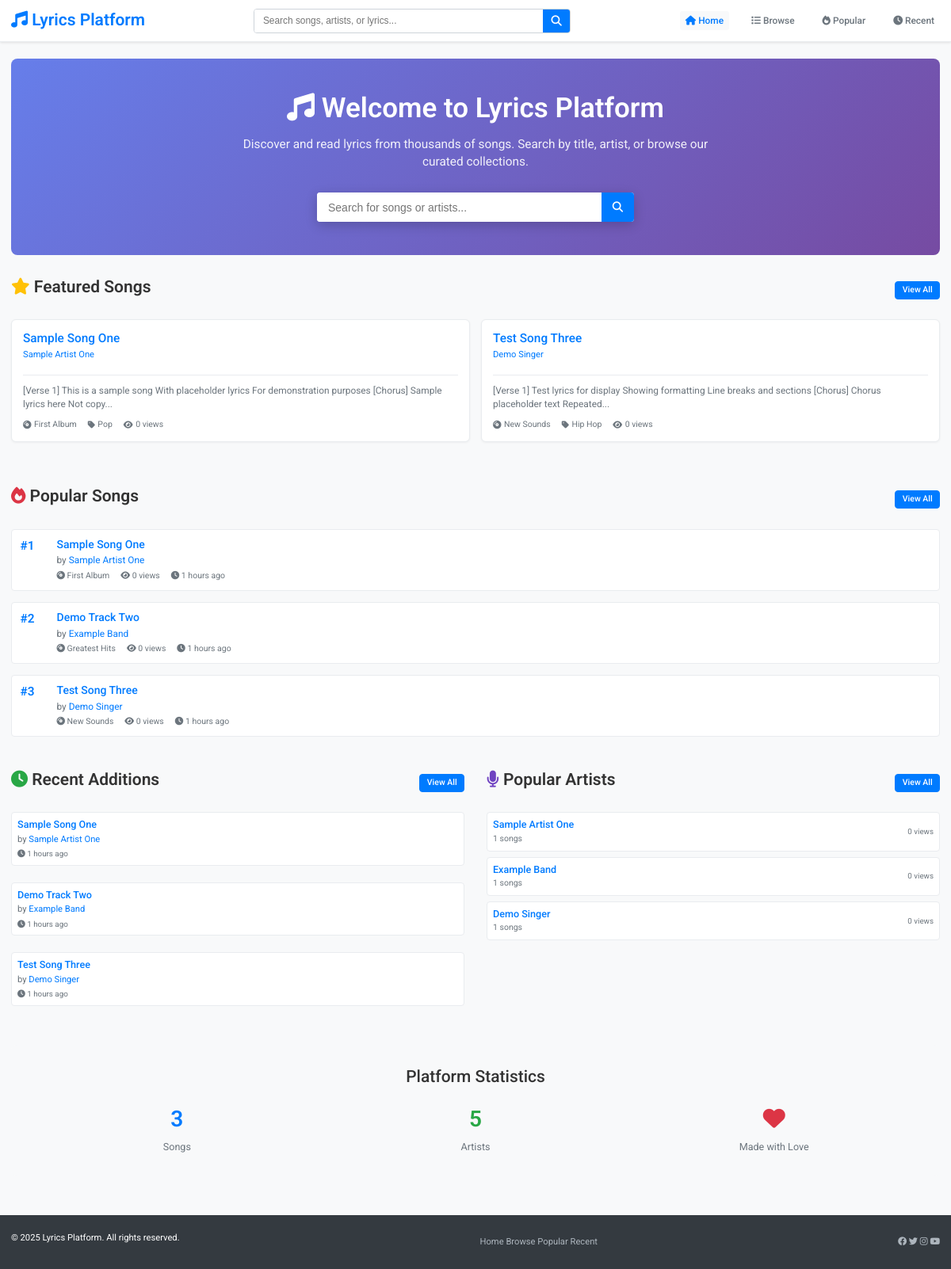
The page / on the database its author committed.
### tables this page shows
CREATE TABLE songs (
    id INT PRIMARY KEY AUTO_INCREMENT,
    title VARCHAR(255) NOT NULL,
    artist_id INT NOT NULL,
    album_id INT DEFAULT NULL,
    genre_id INT DEFAULT NULL,
    lyrics TEXT NOT NULL,
    duration TIME DEFAULT NULL,
    track_number INT DEFAULT NULL,
    release_year YEAR DEFAULT NULL,
    language VARCHAR(50) DEFAULT 'English',
    is_explicit BOOLEAN DEFAULT FALSE,
    is_featured BOOLEAN DEFAULT FALSE,
    view_count INT DEFAULT 0,
    status ENUM('draft', 'published', 'archived') DEFAULT 'published',
    created_at TIMESTAMP DEFAULT CURRENT_TIMESTAMP,
    updated_at TIMESTAMP DEFAULT CURRENT_TIMESTAMP ON UPDATE CURRENT_TIMESTAMP,
    FOREIGN KEY (artist_id) REFERENCES artists(id) ON DELETE CASCADE,
    FOREIGN KEY (album_id) REFERENCES albums(id) ON DELETE SET NULL,
    FOREIGN KEY (genre_id) REFERENCES genres(id) ON DELETE SET NULL,
    INDEX idx_song_title (title),
    INDEX idx_song_artist (artist_id),
    INDEX idx_song_album (album_id),
    INDEX idx_song_genre (genre_id),
    INDEX idx_song_status (status),
    INDEX idx_song_views (view_count DESC),
    INDEX idx_song_created (created_at DESC),
    FULLTEXT idx_song_search (title, lyrics)
);

CREATE TABLE artists (
    id INT PRIMARY KEY AUTO_INCREMENT,
    name VARCHAR(255) NOT NULL UNIQUE,
    bio TEXT DEFAULT NULL,
    country VARCHAR(100) DEFAULT NULL,
    website VARCHAR(255) DEFAULT NULL,
    image_url VARCHAR(500) DEFAULT NULL,
    created_at TIMESTAMP DEFAULT CURRENT_TIMESTAMP,
    updated_at TIMESTAMP DEFAULT CURRENT_TIMESTAMP ON UPDATE CURRENT_TIMESTAMP,
    INDEX idx_artist_name (name)
);

CREATE TABLE albums (
    id INT PRIMARY KEY AUTO_INCREMENT,
    title VARCHAR(255) NOT NULL,
    artist_id INT NOT NULL,
    genre_id INT DEFAULT NULL,
    release_year YEAR DEFAULT NULL,
    cover_image VARCHAR(500) DEFAULT NULL,
    total_tracks INT DEFAULT NULL,
    created_at TIMESTAMP DEFAULT CURRENT_TIMESTAMP,
    updated_at TIMESTAMP DEFAULT CURRENT_TIMESTAMP ON UPDATE CURRENT_TIMESTAMP,
    FOREIGN KEY (artist_id) REFERENCES artists(id) ON DELETE CASCADE,
    FOREIGN KEY (genre_id) REFERENCES genres(id) ON DELETE SET NULL,
    INDEX idx_album_title (title),
    INDEX idx_album_artist (artist_id),
    INDEX idx_album_year (release_year)
);

CREATE TABLE genres (
    id INT PRIMARY KEY AUTO_INCREMENT,
    name VARCHAR(100) NOT NULL UNIQUE,
    description TEXT DEFAULT NULL,
    created_at TIMESTAMP DEFAULT CURRENT_TIMESTAMP,
    INDEX idx_genre_name (name)
);

### index.php (the view, shortened to what the rows shown need)
<?php
include 'includes/header.php';
$songModel = new Song($db);
$artistModel = new Artist($db);
$featuredSongs = $songModel->getFeaturedSongs(6);
$popularSongs = $songModel->getPopularSongs(8);
$recentSongs = $songModel->getRecentSongs(8);
$popularArtists = $artistModel->getPopularArtists(6);
?>
<section class="hero-section" style="background: linear-gradient(135deg, #667eea 0%, #764ba2 100%); color: white; padding: 3rem 0; margin-bottom: 2rem; border-radius: 8px;">
    <div style="text-align: center; max-width: 600px; margin: 0 auto;">
        <h1 style="font-size: 2.5rem; margin-bottom: 1rem; font-weight: 600;">
            <i class="fas fa-music"></i> Welcome to <?php echo SITE_NAME; ?>
        </h1>
    </div>
</section>
<?php if (!empty($featuredSongs)): ?>
<section class="featured-section" style="margin-bottom: 3rem;">
    <div class="section-header" style="display: flex; justify-content: space-between; align-items: center; margin-bottom: 1.5rem;">
        <h2 style="color: #333; font-weight: 600;">
            <i class="fas fa-star" style="color: #ffc107;"></i> Featured Songs
        </h2>
    </div>
    <div class="songs-grid" style="display: grid; grid-template-columns: repeat(auto-fit, minmax(300px, 1fr)); gap: 1rem;">
        <?php foreach ($featuredSongs as $song): ?>
            <div class="song-card card">
                <div class="card-header">
                    <h3 class="card-title">
                        <a href="<?php echo SITE_URL; ?>/song/<?php echo $song['id']; ?>/<?php echo createSlug($song['title']); ?>">
                            <?php echo sanitize($song['title']); ?>
                        </a>
                    </h3>
                    <p class="card-subtitle">
                        <a href="<?php echo SITE_URL; ?>/artist/<?php echo $song['artist_id']; ?>/<?php echo createSlug($song['artist_name']); ?>">
                            <?php echo sanitize($song['artist_name']); ?>
                        </a>
                    </p>
                </div>
                <div class="card-content">
                    <p style="color: #6c757d; font-size: 0.85rem; line-height: 1.4;">
                        <?php echo truncateText(strip_tags($song['lyrics']), 120); ?>
                    </p>
                </div>
                <div class="card-meta">
                    <?php if ($song['album_title']): ?>
                        <span><i class="fas fa-compact-disc"></i> <?php echo sanitize($song['album_title']); ?></span>
                    <?php endif; ?>
                    <?php if ($song['genre_name']): ?>
                        <span><i class="fas fa-tag"></i> <?php echo sanitize($song['genre_name']); ?></span>
                    <?php endif; ?>
                    <span><i class="fas fa-eye"></i> <?php echo number_format($song['view_count']); ?> views</span>
                </div>
            </div>
        <?php endforeach; ?>
    </div>
</section>
<?php endif; ?>
<section class="popular-section" style="margin-bottom: 3rem;">
    <div class="section-header" style="display: flex; justify-content: space-between; align-items: center; margin-bottom: 1.5rem;">
        <h2 style="color: #333; font-weight: 600;">
            <i class="fas fa-fire" style="color: #dc3545;"></i> Popular Songs
        </h2>
    </div>
    <div class="song-list">
        <?php foreach ($popularSongs as $index => $song): ?>
            <div class="song-item">
                <div class="song-rank" style="font-weight: 600; color: #007bff; margin-right: 1rem; font-size: 1.1rem;">
                    #<?php echo $index + 1; ?>
                </div>
                <div class="song-info">
                    <h3 class="song-title">
                        <a href="<?php echo SITE_URL; ?>/song/<?php echo $song['id']; ?>/<?php echo createSlug($song['title']); ?>">
                            <?php echo sanitize($song['title']); ?>
                        </a>
                    </h3>
                    <p class="song-artist">
                        by <a href="<?php echo SITE_URL; ?>/artist/<?php echo $song['artist_id']; ?>/<?php echo createSlug($song['artist_name']); ?>">
                            <?php echo sanitize($song['artist_name']); ?>
                        </a>
                    </p>
                    <div class="song-meta">
                        <?php if ($song['album_title']): ?>
                            <span><i class="fas fa-compact-disc"></i> <?php echo sanitize($song['album_title']); ?></span>
                        <?php endif; ?>
                        <span><i class="fas fa-eye"></i> <?php echo number_format($song['view_count']); ?> views</span>
                        <span><i class="fas fa-clock"></i> <?php echo timeAgo($song['created_at']); ?></span>
                    </div>
                </div>
            </div>
        <?php endforeach; ?>
    </div>
</section>
<div style="display: grid; grid-template-columns: 1fr 1fr; gap: 2rem; margin-bottom: 3rem;">
    <section class="recent-section">
        <div class="section-header" style="display: flex; justify-content: space-between; align-items: center; margin-bottom: 1.5rem;">
            <h2 style="color: #333; font-weight: 600;">
                <i class="fas fa-clock" style="color: #28a745;"></i> Recent Additions
            </h2>
        </div>
        <div class="song-list">
            <?php foreach (array_slice($recentSongs, 0, 5) as $song): ?>
                <div class="song-item" style="padding: 0.5rem; margin-bottom: 0.5rem;">
                    <div class="song-info">
                        <h4 class="song-title" style="font-size: 0.9rem; margin-bottom: 0.25rem;">
                            <a href="<?php echo SITE_URL; ?>/song/<?php echo $song['id']; ?>/<?php echo createSlug($song['title']); ?>">
                                <?php echo sanitize($song['title']); ?>
                            </a>
                        </h4>
                        <p class="song-artist" style="font-size: 0.8rem; margin-bottom: 0.25rem;">
                            by <a href="<?php echo SITE_URL; ?>/artist/<?php echo $song['artist_id']; ?>/<?php echo createSlug($song['artist_name']); ?>">
                                <?php echo sanitize($song['artist_name']); ?>
                            </a>
                        </p>
                        <div class="song-meta" style="font-size: 0.7rem;">
                            <span><i class="fas fa-clock"></i> <?php echo timeAgo($song['created_at']); ?></span>
                        </div>
                    </div>
                </div>
            <?php endforeach; ?>
        </div>
    </section>
    <section class="artists-section">
        <div class="section-header" style="display: flex; justify-content: space-between; align-items: center; margin-bottom: 1.5rem;">
            <h2 style="color: #333; font-weight: 600;">
                <i class="fas fa-microphone" style="color: #6f42c1;"></i> Popular Artists
            </h2>
        </div>
        <div class="artists-list">
            <?php foreach ($popularArtists as $artist): ?>
                <div class="artist-item" style="display: flex; justify-content: space-between; align-items: center; padding: 0.5rem; margin-bottom: 0.5rem; border: 1px solid #e9ecef; border-radius: 4px; background: #fff;">
                    <div>
                        <h4 style="font-size: 0.9rem; margin-bottom: 0.25rem;">
                            <a href="<?php echo SITE_URL; ?>/artist/<?php echo $artist['id']; ?>/<?php echo createSlug($artist['name']); ?>">
                                <?php echo sanitize($artist['name']); ?>
                            </a>
                        </h4>
                        <p style="font-size: 0.75rem; color: #6c757d; margin: 0;">
                            <?php echo $artist['song_count']; ?> songs
                        </p>
                    </div>
                    <div style="font-size: 0.7rem; color: #6c757d;">
                        <?php echo number_format($artist['total_views'] ?? 0); ?> views
                    </div>
                </div>
            <?php endforeach; ?>
        </div>
    </section>
</div>
<section class="stats-section" style="background: #f8f9fa; padding: 2rem; border-radius: 8px; text-align: center;">
    <h2 style="margin-bottom: 1.5rem; color: #333;">Platform Statistics</h2>
</section>
<?php include 'includes/footer.php'; ?>

### rows shown on the page
songs: title "Sample Song One", artist.name "Sample Artist One", lyrics "[Verse 1] This is a sample song With placeholder lyrics For demonstration purposes [Chorus] Sample lyrics here Not copy...", album.title "First Album", genre.name "Pop", view_count "0", created_at "1 hours ago"
songs: title "Test Song Three", artist.name "Demo Singer", lyrics "[Verse 1] Test lyrics for display Showing formatting Line breaks and sections [Chorus] Chorus placeholder text Repeated...", album.title "New Sounds", genre.name "Hip Hop", view_count "0", created_at "1 hours ago"
songs: title "Demo Track Two", artist.name "Example Band", album.title "Greatest Hits", view_count "0", created_at "1 hours ago"
artists: name "Sample Artist One", song_count "1", total_views "0"
artists: name "Example Band", song_count "1", total_views "0"
artists: name "Demo Singer", song_count "1", total_views "0"

### other values the page prints
SITE_NAME "Lyrics Platform"
$totalSongs "3"
$totalArtists "5"
